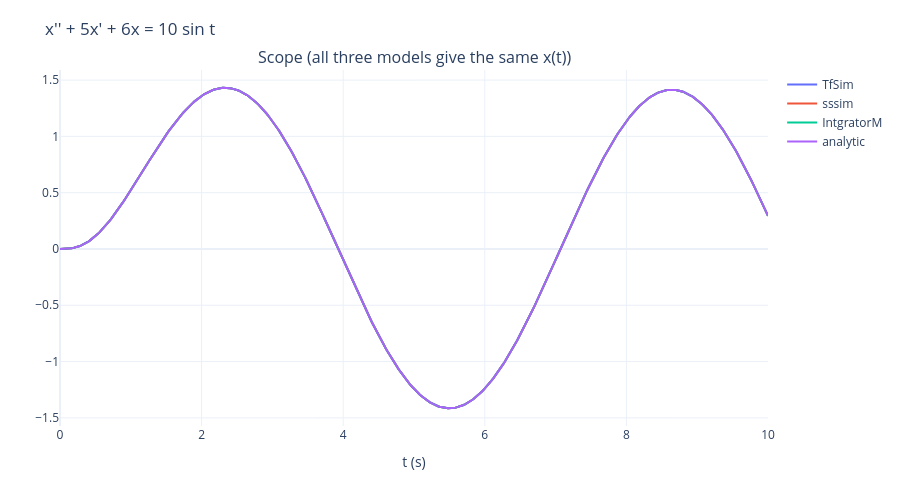

The cell this chart's notebook holds for it:
### Markdown cell above
## 1. 同一個系統的三種 Simulink 模型 `TfSim.mdl`、`sssim.mdl`、`IntgratorM.mdl`

系統：$\ddot x+5\dot x+6x=f(t)=10\sin t$，$x(0)=\dot x(0)=0$；三個模型都是 Sine Wave（振幅 10、1 rad/s）輸入、模擬 10 秒。

* `TfSim.mdl`：Transfer Fcn 方塊 $T(s)=\dfrac{1}{s^2+5s+6}$。
* `sssim.mdl`：State-Space 方塊 $A=\begin{bmatrix}0&1\\-6&-5\end{bmatrix}$、$B=\begin{bmatrix}0\\1\end{bmatrix}$、$C=\begin{bmatrix}1&0\end{bmatrix}$、$D=0$。
* `IntgratorM.mdl`：兩個積分器串接，$\ddot x=f(t)-5\dot x-6x$（Sum 方塊符號 `-+-`：$-5\dot x$、$+f$、$-6x$）。

網頁上的解析解（MATLAB `dsolve`）：$x=\underbrace{\sin t-\cos t}_{\text{穩態}}\ \underbrace{-e^{-3t}+2e^{-2t}}_{\text{暫態}}$。

### Code cell
f = lambda t: 10 * np.sin(t)                                          # Sine Wave：Amplitude 10、Frequency 1 rad/s

# TfSim.mdl
G = TF([1], [1, 5, 6])
t, X = simulate(lambda t, x: G.dx(x, f(t)), np.zeros(G.n), 10)
x_tf = G.C @ X

# sssim.mdl
A = np.array([[0, 1], [-6, -5]]); B = np.array([0, 1]); C = np.array([1, 0])
t, Y = simulate(lambda t, y: A @ y + B * f(t), [0, 0], 10)
x_ss = C @ Y


# IntgratorM.mdl：Integrator1 輸出 = x'，Integrator 輸出 = x
def rhs(t, s):
    x, v = s
    acc = -5 * v + f(t) - 6 * x                                       # Sum 方塊 "-+-"（Gain = 5、Gain1 = 6）
    return [v, acc]


t, Z = simulate(rhs, [0, 0], 10)
x_int = Z[0]

x_exact = np.sin(t) - np.cos(t) - np.exp(-3 * t) + 2 * np.exp(-2 * t)
for name, xx in [("TfSim", x_tf), ("sssim", x_ss), ("IntgratorM", x_int)]:
    print(f"{name:11s}: max |x - analytic| = {np.abs(xx - x_exact).max():.1e}")
scope(t, {"Scope (all three models give the same x(t))": [("TfSim", x_tf), ("sssim", x_ss), ("IntgratorM", x_int),
                                                         ("analytic", x_exact)]},
      "x'' + 5x' + 6x = 10 sin t")

### Figure 1 — Plotly figure (JSON) as saved in the notebook; plotly's stock layout.template omitted (floating-point values rounded to 4 significant figures; data arrays with more than 128 entries replaced by an {"elided": "..."} marker saying what was removed)
{"data": [{"mode": "lines", "name": "TfSim", "type": "scatter", "x": {"elided": "501 float values"}, "xaxis": "x", "y": {"elided": "501 float values"}, "yaxis": "y"}, {"mode": "lines", "name": "sssim", "type": "scatter", "x": {"elided": "501 float values"}, "xaxis": "x", "y": {"elided": "501 float values"}, "yaxis": "y"}, {"mode": "lines", "name": "IntgratorM", "type": "scatter", "x": {"elided": "501 float values"}, "xaxis": "x", "y": {"elided": "501 float values"}, "yaxis": "y"}, {"mode": "lines", "name": "analytic", "type": "scatter", "x": {"elided": "501 float values"}, "xaxis": "x", "y": {"elided": "501 float values"}, "yaxis": "y"}], "layout": {"annotations": [{"font": {"size": 16}, "showarrow": false, "text": "Scope (all three models give the same x(t))", "x": 0.5, "xanchor": "center", "xref": "paper", "y": 1.0, "yanchor": "bottom", "yref": "paper"}], "height": 480, "margin": {"b": 50, "l": 60, "r": 20, "t": 70}, "title": {"text": "x'' + 5x' + 6x = 10 sin t"}, "xaxis": {"anchor": "y", "domain": [0.0, 1.0], "title": {"text": "t (s)"}}, "yaxis": {"anchor": "x", "domain": [0.0, 1.0]}}}
